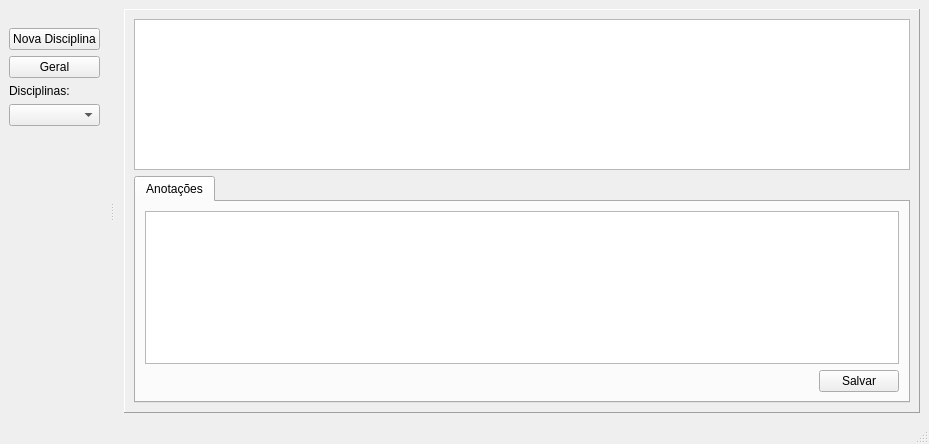
<?xml version="1.0" encoding="UTF-8"?>
<ui version="4.0">
 <class>MainWindow</class>
 <widget class="QMainWindow" name="MainWindow">
  <property name="geometry">
   <rect>
    <x>0</x>
    <y>0</y>
    <width>929</width>
    <height>444</height>
   </rect>
  </property>
  <property name="windowTitle">
   <string>EstudePy</string>
  </property>
  <property name="dockNestingEnabled">
   <bool>false</bool>
  </property>
  <property name="dockOptions">
   <set>QMainWindow::AllowTabbedDocks|QMainWindow::AnimatedDocks|QMainWindow::ForceTabbedDocks</set>
  </property>
  <widget class="QWidget" name="centralwidget">
   <layout class="QGridLayout" name="gridLayout_2">
    <item row="0" column="0">
     <widget class="QStackedWidget" name="stackedWidget">
      <property name="frameShape">
       <enum>QFrame::Panel</enum>
      </property>
      <property name="frameShadow">
       <enum>QFrame::Raised</enum>
      </property>
      <property name="currentIndex">
       <number>0</number>
      </property>
      <widget class="QWidget" name="page_geral">
       <layout class="QGridLayout" name="gridLayout_7">
        <item row="0" column="0">
         <widget class="QTableWidget" name="geraldiscitableWidget"/>
        </item>
        <item row="1" column="0">
         <widget class="QTabWidget" name="anotatabWidget_3">
          <property name="currentIndex">
           <number>0</number>
          </property>
          <property name="tabsClosable">
           <bool>false</bool>
          </property>
          <property name="tabBarAutoHide">
           <bool>false</bool>
          </property>
          <widget class="QWidget" name="tab_4">
           <attribute name="title">
            <string>Anotações</string>
           </attribute>
           <layout class="QGridLayout" name="gridLayout_6">
            <item row="0" column="0">
             <layout class="QVBoxLayout" name="verticalLayout_9">
              <item>
               <widget class="QTextBrowser" name="geralanotatextBrowser">
                <property name="readOnly">
                 <bool>false</bool>
                </property>
               </widget>
              </item>
              <item>
               <layout class="QHBoxLayout" name="horizontalLayout_5">
                <item>
                 <spacer name="horizontalSpacer_3">
                  <property name="orientation">
                   <enum>Qt::Horizontal</enum>
                  </property>
                  <property name="sizeHint" stdset="0">
                   <size>
                    <width>40</width>
                    <height>20</height>
                   </size>
                  </property>
                 </spacer>
                </item>
                <item>
                 <widget class="QPushButton" name="geralanotapushButton">
                  <property name="text">
                   <string>Salvar</string>
                  </property>
                 </widget>
                </item>
               </layout>
              </item>
             </layout>
            </item>
           </layout>
          </widget>
         </widget>
        </item>
       </layout>
      </widget>
      <widget class="QWidget" name="page_disciplina">
       <layout class="QGridLayout" name="gridLayout_3">
        <item row="0" column="0">
         <layout class="QVBoxLayout" name="verticalLayout_7">
          <item>
           <widget class="QTableWidget" name="discipresencatableWidget"/>
          </item>
          <item>
           <widget class="QPushButton" name="discimarcaprespushButton">
            <property name="text">
             <string>Marcar Presença</string>
            </property>
           </widget>
          </item>
         </layout>
        </item>
        <item row="0" column="1" rowspan="2">
         <widget class="QTableWidget" name="discinotatableWidget"/>
        </item>
        <item row="1" column="0">
         <widget class="QTableWidget" name="discihorariotableWidget"/>
        </item>
        <item row="2" column="0">
         <layout class="QHBoxLayout" name="horizontalLayout_14">
          <item>
           <widget class="QPushButton" name="discieditardidscipushButton">
            <property name="text">
             <string>Editar Disciplina</string>
            </property>
           </widget>
          </item>
          <item>
           <spacer name="horizontalSpacer_7">
            <property name="orientation">
             <enum>Qt::Horizontal</enum>
            </property>
            <property name="sizeHint" stdset="0">
             <size>
              <width>40</width>
              <height>20</height>
             </size>
            </property>
           </spacer>
          </item>
         </layout>
        </item>
        <item row="2" column="1">
         <layout class="QHBoxLayout" name="horizontalLayout_2">
          <item>
           <widget class="QPushButton" name="discinovanotapushButton">
            <property name="text">
             <string>Nova Prova</string>
            </property>
           </widget>
          </item>
          <item>
           <widget class="QPushButton" name="discieditnotapushButton">
            <property name="text">
             <string>Editar Notas</string>
            </property>
           </widget>
          </item>
         </layout>
        </item>
        <item row="3" column="0" colspan="2">
         <widget class="QTabWidget" name="anotatabWidget">
          <property name="currentIndex">
           <number>0</number>
          </property>
          <property name="tabsClosable">
           <bool>false</bool>
          </property>
          <property name="tabBarAutoHide">
           <bool>false</bool>
          </property>
          <widget class="QWidget" name="tab_1">
           <attribute name="title">
            <string>Anotações</string>
           </attribute>
           <layout class="QGridLayout" name="gridLayout">
            <item row="0" column="0">
             <layout class="QVBoxLayout" name="verticalLayout_4">
              <item>
               <widget class="QTextBrowser" name="discianotatextBrowser"/>
              </item>
              <item>
               <layout class="QHBoxLayout" name="horizontalLayout">
                <item>
                 <spacer name="horizontalSpacer">
                  <property name="orientation">
                   <enum>Qt::Horizontal</enum>
                  </property>
                  <property name="sizeHint" stdset="0">
                   <size>
                    <width>40</width>
                    <height>20</height>
                   </size>
                  </property>
                 </spacer>
                </item>
                <item>
                 <widget class="QPushButton" name="discianotapushButton">
                  <property name="text">
                   <string>Salvar</string>
                  </property>
                 </widget>
                </item>
               </layout>
              </item>
             </layout>
            </item>
           </layout>
          </widget>
         </widget>
        </item>
       </layout>
      </widget>
      <widget class="QWidget" name="page_prova">
       <layout class="QGridLayout" name="gridLayout_4">
        <item row="0" column="0">
         <layout class="QVBoxLayout" name="verticalLayout_6">
          <item>
           <layout class="QVBoxLayout" name="verticalLayout_5">
            <item>
             <widget class="QLabel" name="label">
              <property name="text">
               <string>Nova Prova</string>
              </property>
             </widget>
            </item>
            <item>
             <widget class="QLabel" name="label_2">
              <property name="text">
               <string>Peso (Padrão 1):</string>
              </property>
             </widget>
            </item>
            <item>
             <widget class="QSpinBox" name="novnotapesospinBox">
              <property name="minimum">
               <number>1</number>
              </property>
             </widget>
            </item>
            <item>
             <widget class="QLabel" name="label_3">
              <property name="text">
               <string>Nota:</string>
              </property>
             </widget>
            </item>
            <item>
             <widget class="QDoubleSpinBox" name="novnotadoubleSpinBox">
              <property name="maximum">
               <double>10.000000000000000</double>
              </property>
             </widget>
            </item>
           </layout>
          </item>
          <item>
           <spacer name="verticalSpacer">
            <property name="orientation">
             <enum>Qt::Vertical</enum>
            </property>
            <property name="sizeHint" stdset="0">
             <size>
              <width>20</width>
              <height>40</height>
             </size>
            </property>
           </spacer>
          </item>
          <item>
           <layout class="QHBoxLayout" name="horizontalLayout_3">
            <item>
             <widget class="QPushButton" name="novnotasalvapushButton">
              <property name="text">
               <string>Salvar</string>
              </property>
             </widget>
            </item>
            <item>
             <widget class="QPushButton" name="novnotaretornapushButton">
              <property name="text">
               <string>Retornar</string>
              </property>
             </widget>
            </item>
           </layout>
          </item>
         </layout>
        </item>
        <item row="0" column="1">
         <widget class="QTableWidget" name="novnotatableWidget"/>
        </item>
       </layout>
      </widget>
      <widget class="QWidget" name="page_novdisci">
       <layout class="QGridLayout" name="gridLayout_5">
        <item row="2" column="0">
         <layout class="QHBoxLayout" name="horizontalLayout_19">
          <item>
           <layout class="QHBoxLayout" name="horizontalLayout_17">
            <item>
             <widget class="QLabel" name="label_14">
              <property name="text">
               <string>Disciplina:</string>
              </property>
             </widget>
            </item>
            <item>
             <widget class="QLineEdit" name="novdiscinomelineEdit"/>
            </item>
           </layout>
          </item>
          <item>
           <widget class="QPushButton" name="editdisciDeletarpushButton">
            <property name="text">
             <string>Apagar Disciplina</string>
            </property>
           </widget>
          </item>
         </layout>
        </item>
        <item row="0" column="0">
         <widget class="QLabel" name="label_4">
          <property name="text">
           <string>Nova Disciplina</string>
          </property>
         </widget>
        </item>
        <item row="1" column="0">
         <widget class="QTableWidget" name="novdiscitableWidget"/>
        </item>
        <item row="3" column="0">
         <layout class="QVBoxLayout" name="verticalLayout_10">
          <item>
           <layout class="QHBoxLayout" name="horizontalLayout_7">
            <item>
             <widget class="QLabel" name="label_5">
              <property name="text">
               <string>Carga Horária:</string>
              </property>
             </widget>
            </item>
            <item>
             <layout class="QHBoxLayout" name="horizontalLayout_4">
              <item>
               <widget class="QSpinBox" name="novdiscicargahoraspinBox"/>
              </item>
              <item>
               <widget class="QLabel" name="label_6">
                <property name="text">
                 <string>Horas Aulas</string>
                </property>
               </widget>
              </item>
              <item>
               <spacer name="horizontalSpacer_2">
                <property name="orientation">
                 <enum>Qt::Horizontal</enum>
                </property>
                <property name="sizeHint" stdset="0">
                 <size>
                  <width>40</width>
                  <height>20</height>
                 </size>
                </property>
               </spacer>
              </item>
             </layout>
            </item>
           </layout>
          </item>
          <item>
           <layout class="QHBoxLayout" name="horizontalLayout_6">
            <item>
             <widget class="QLabel" name="label_7">
              <property name="text">
               <string>Horário:</string>
              </property>
             </widget>
            </item>
            <item>
             <widget class="QComboBox" name="novdiscidiacomboBox"/>
            </item>
            <item>
             <widget class="QTimeEdit" name="novdiscihorariotimeEdit"/>
            </item>
            <item>
             <spacer name="horizontalSpacer_5">
              <property name="orientation">
               <enum>Qt::Horizontal</enum>
              </property>
              <property name="sizeHint" stdset="0">
               <size>
                <width>40</width>
                <height>20</height>
               </size>
              </property>
             </spacer>
            </item>
           </layout>
          </item>
          <item>
           <layout class="QHBoxLayout" name="horizontalLayout_8">
            <item>
             <widget class="QLabel" name="label_8">
              <property name="text">
               <string>Local:</string>
              </property>
             </widget>
            </item>
            <item>
             <widget class="QLineEdit" name="novdiscilocallineEdit"/>
            </item>
            <item>
             <spacer name="horizontalSpacer_4">
              <property name="orientation">
               <enum>Qt::Horizontal</enum>
              </property>
              <property name="sizeHint" stdset="0">
               <size>
                <width>40</width>
                <height>20</height>
               </size>
              </property>
             </spacer>
            </item>
           </layout>
          </item>
          <item>
           <layout class="QHBoxLayout" name="horizontalLayout_9">
            <item>
             <widget class="QLabel" name="label_9">
              <property name="text">
               <string>Tipo de Média:</string>
              </property>
             </widget>
            </item>
            <item>
             <widget class="QComboBox" name="novdiscitipomediacomboBox"/>
            </item>
            <item>
             <spacer name="horizontalSpacer_6">
              <property name="orientation">
               <enum>Qt::Horizontal</enum>
              </property>
              <property name="sizeHint" stdset="0">
               <size>
                <width>40</width>
                <height>20</height>
               </size>
              </property>
             </spacer>
            </item>
           </layout>
          </item>
         </layout>
        </item>
        <item row="4" column="0">
         <layout class="QHBoxLayout" name="horizontalLayout_10">
          <item>
           <widget class="QPushButton" name="novdiscisalvapushButton">
            <property name="text">
             <string>Salvar</string>
            </property>
           </widget>
          </item>
          <item>
           <widget class="QPushButton" name="novdisciretornapushButton">
            <property name="text">
             <string>Retornar</string>
            </property>
           </widget>
          </item>
         </layout>
        </item>
       </layout>
      </widget>
      <widget class="QWidget" name="page_editarnotas">
       <layout class="QGridLayout" name="gridLayout_10">
        <item row="0" column="1">
         <layout class="QVBoxLayout" name="verticalLayout_17">
          <item>
           <layout class="QVBoxLayout" name="verticalLayout_14">
            <item>
             <layout class="QVBoxLayout" name="verticalLayout_13">
              <item>
               <widget class="QLabel" name="label_10">
                <property name="text">
                 <string>Editar Nota:</string>
                </property>
               </widget>
              </item>
              <item>
               <layout class="QHBoxLayout" name="horizontalLayout_13">
                <item>
                 <widget class="QComboBox" name="editnotaselectcomboBox"/>
                </item>
                <item>
                 <widget class="QPushButton" name="editnotadeletepushButton">
                  <property name="text">
                   <string>Remover Nota</string>
                  </property>
                 </widget>
                </item>
               </layout>
              </item>
             </layout>
            </item>
            <item>
             <layout class="QVBoxLayout" name="verticalLayout_12">
              <item>
               <widget class="QLabel" name="label_12">
                <property name="text">
                 <string>Nota:</string>
                </property>
               </widget>
              </item>
              <item>
               <widget class="QDoubleSpinBox" name="editnotadoubleSpinBox">
                <property name="maximum">
                 <double>10.000000000000000</double>
                </property>
               </widget>
              </item>
             </layout>
            </item>
           </layout>
          </item>
          <item>
           <layout class="QVBoxLayout" name="verticalLayout_11">
            <item>
             <widget class="QLabel" name="label_17">
              <property name="text">
               <string>Peso(Padrão 1):</string>
              </property>
             </widget>
            </item>
            <item>
             <widget class="QSpinBox" name="editnotaspinBox">
              <property name="minimum">
               <number>1</number>
              </property>
             </widget>
            </item>
           </layout>
          </item>
          <item>
           <spacer name="verticalSpacer_4">
            <property name="orientation">
             <enum>Qt::Vertical</enum>
            </property>
            <property name="sizeHint" stdset="0">
             <size>
              <width>20</width>
              <height>40</height>
             </size>
            </property>
           </spacer>
          </item>
          <item>
           <layout class="QHBoxLayout" name="horizontalLayout_12">
            <item>
             <widget class="QPushButton" name="editnotsalvapushButton">
              <property name="text">
               <string>Salvar</string>
              </property>
             </widget>
            </item>
            <item>
             <widget class="QPushButton" name="editnotaretornapushButton">
              <property name="text">
               <string>Retornar</string>
              </property>
             </widget>
            </item>
           </layout>
          </item>
         </layout>
        </item>
        <item row="0" column="0">
         <widget class="QTableWidget" name="editnotatableWidget"/>
        </item>
       </layout>
      </widget>
      <widget class="QWidget" name="page_editardisci">
       <layout class="QGridLayout" name="gridLayout_9">
        <item row="0" column="0">
         <widget class="QLabel" name="label_34">
          <property name="text">
           <string>Editar Disciplina</string>
          </property>
         </widget>
        </item>
        <item row="1" column="0">
         <widget class="QTableWidget" name="editdiscitableWidget"/>
        </item>
        <item row="2" column="0">
         <layout class="QHBoxLayout" name="horizontalLayout_18">
          <item>
           <widget class="QLabel" name="label_16">
            <property name="text">
             <string>Disciplina:</string>
            </property>
           </widget>
          </item>
          <item>
           <widget class="QLineEdit" name="editdiscinomelineEdit"/>
          </item>
         </layout>
        </item>
        <item row="3" column="0">
         <layout class="QHBoxLayout" name="horizontalLayout_34">
          <item>
           <widget class="QLabel" name="label_29">
            <property name="text">
             <string>Carga Horária:</string>
            </property>
           </widget>
          </item>
          <item>
           <layout class="QHBoxLayout" name="horizontalLayout_35">
            <item>
             <widget class="QSpinBox" name="editdiscicargahoraspinBox_4"/>
            </item>
            <item>
             <widget class="QLabel" name="label_30">
              <property name="text">
               <string>Aulas</string>
              </property>
             </widget>
            </item>
            <item>
             <spacer name="horizontalSpacer_17">
              <property name="orientation">
               <enum>Qt::Horizontal</enum>
              </property>
              <property name="sizeHint" stdset="0">
               <size>
                <width>40</width>
                <height>20</height>
               </size>
              </property>
             </spacer>
            </item>
           </layout>
          </item>
         </layout>
        </item>
        <item row="4" column="0">
         <layout class="QHBoxLayout" name="horizontalLayout_40">
          <item>
           <widget class="QLabel" name="label_35">
            <property name="text">
             <string>Presença:</string>
            </property>
           </widget>
          </item>
          <item>
           <widget class="QSpinBox" name="editdiscipresencaspinBox"/>
          </item>
          <item>
           <widget class="QLabel" name="label_36">
            <property name="text">
             <string>Aulas</string>
            </property>
           </widget>
          </item>
          <item>
           <spacer name="horizontalSpacer_21">
            <property name="orientation">
             <enum>Qt::Horizontal</enum>
            </property>
            <property name="sizeHint" stdset="0">
             <size>
              <width>40</width>
              <height>20</height>
             </size>
            </property>
           </spacer>
          </item>
         </layout>
        </item>
        <item row="5" column="0">
         <layout class="QHBoxLayout" name="horizontalLayout_36">
          <item>
           <widget class="QLabel" name="label_31">
            <property name="text">
             <string>Horário:</string>
            </property>
           </widget>
          </item>
          <item>
           <widget class="QComboBox" name="editdiscidiacomboBox"/>
          </item>
          <item>
           <widget class="QTimeEdit" name="editdiscihorariotimeEdit"/>
          </item>
          <item>
           <spacer name="horizontalSpacer_18">
            <property name="orientation">
             <enum>Qt::Horizontal</enum>
            </property>
            <property name="sizeHint" stdset="0">
             <size>
              <width>40</width>
              <height>20</height>
             </size>
            </property>
           </spacer>
          </item>
         </layout>
        </item>
        <item row="6" column="0">
         <layout class="QHBoxLayout" name="horizontalLayout_37">
          <item>
           <widget class="QLabel" name="label_32">
            <property name="text">
             <string>Local:</string>
            </property>
           </widget>
          </item>
          <item>
           <widget class="QLineEdit" name="editdiscilocallineEdit"/>
          </item>
          <item>
           <spacer name="horizontalSpacer_19">
            <property name="orientation">
             <enum>Qt::Horizontal</enum>
            </property>
            <property name="sizeHint" stdset="0">
             <size>
              <width>40</width>
              <height>20</height>
             </size>
            </property>
           </spacer>
          </item>
         </layout>
        </item>
        <item row="7" column="0">
         <layout class="QHBoxLayout" name="horizontalLayout_38">
          <item>
           <widget class="QLabel" name="label_33">
            <property name="text">
             <string>Tipo de Média:</string>
            </property>
           </widget>
          </item>
          <item>
           <widget class="QComboBox" name="editdiscitipomediacomboBox"/>
          </item>
          <item>
           <spacer name="horizontalSpacer_20">
            <property name="orientation">
             <enum>Qt::Horizontal</enum>
            </property>
            <property name="sizeHint" stdset="0">
             <size>
              <width>40</width>
              <height>20</height>
             </size>
            </property>
           </spacer>
          </item>
         </layout>
        </item>
        <item row="8" column="0">
         <layout class="QHBoxLayout" name="horizontalLayout_39">
          <item>
           <widget class="QPushButton" name="editdiscisalvapushButton">
            <property name="text">
             <string>Salvar</string>
            </property>
           </widget>
          </item>
          <item>
           <widget class="QPushButton" name="editdisciretornapushButton">
            <property name="text">
             <string>Retornar</string>
            </property>
           </widget>
          </item>
         </layout>
        </item>
       </layout>
      </widget>
      <widget class="QWidget" name="page_marcpres">
       <layout class="QGridLayout" name="gridLayout_8">
        <item row="0" column="0" rowspan="2" colspan="2">
         <layout class="QVBoxLayout" name="verticalLayout_16">
          <item>
           <widget class="QLabel" name="label_13">
            <property name="text">
             <string>Marcar Presença</string>
            </property>
           </widget>
          </item>
          <item>
           <widget class="QTableWidget" name="marcprestableWidget"/>
          </item>
          <item>
           <layout class="QVBoxLayout" name="verticalLayout_15">
            <item>
             <layout class="QHBoxLayout" name="horizontalLayout_15">
              <item>
               <widget class="QLabel" name="label_15">
                <property name="text">
                 <string>N° de Aulas: </string>
                </property>
               </widget>
              </item>
              <item>
               <widget class="QSpinBox" name="marcpresspinBox"/>
              </item>
             </layout>
            </item>
            <item>
             <spacer name="verticalSpacer_3">
              <property name="orientation">
               <enum>Qt::Vertical</enum>
              </property>
              <property name="sizeHint" stdset="0">
               <size>
                <width>20</width>
                <height>40</height>
               </size>
              </property>
             </spacer>
            </item>
            <item>
             <layout class="QHBoxLayout" name="horizontalLayout_16">
              <item>
               <spacer name="horizontalSpacer_8">
                <property name="orientation">
                 <enum>Qt::Horizontal</enum>
                </property>
                <property name="sizeHint" stdset="0">
                 <size>
                  <width>40</width>
                  <height>20</height>
                 </size>
                </property>
               </spacer>
              </item>
              <item>
               <widget class="QPushButton" name="marcpressalvapushButton">
                <property name="text">
                 <string>Salvar</string>
                </property>
               </widget>
              </item>
              <item>
               <widget class="QPushButton" name="marcpresretornapushButton">
                <property name="text">
                 <string>Retornar</string>
                </property>
               </widget>
              </item>
             </layout>
            </item>
           </layout>
          </item>
         </layout>
        </item>
       </layout>
      </widget>
     </widget>
    </item>
   </layout>
  </widget>
  <widget class="QMenuBar" name="menubar">
   <property name="geometry">
    <rect>
     <x>0</x>
     <y>0</y>
     <width>929</width>
     <height>21</height>
    </rect>
   </property>
  </widget>
  <widget class="QStatusBar" name="statusbar"/>
  <widget class="QDockWidget" name="sidedockWidget">
   <property name="enabled">
    <bool>true</bool>
   </property>
   <property name="sizePolicy">
    <sizepolicy hsizetype="Fixed" vsizetype="Preferred">
     <horstretch>0</horstretch>
     <verstretch>0</verstretch>
    </sizepolicy>
   </property>
   <property name="toolTip">
    <string/>
   </property>
   <property name="features">
    <set>QDockWidget::NoDockWidgetFeatures</set>
   </property>
   <property name="allowedAreas">
    <set>Qt::NoDockWidgetArea</set>
   </property>
   <attribute name="dockWidgetArea">
    <number>1</number>
   </attribute>
   <widget class="QWidget" name="dockWidgetContents_3">
    <layout class="QVBoxLayout" name="verticalLayout_2">
     <item>
      <layout class="QVBoxLayout" name="verticalLayout">
       <item>
        <widget class="QPushButton" name="novadiscipushButton">
         <property name="text">
          <string>Nova Disciplina</string>
         </property>
        </widget>
       </item>
       <item>
        <widget class="QPushButton" name="GeralpushButton">
         <property name="text">
          <string>Geral</string>
         </property>
        </widget>
       </item>
       <item>
        <widget class="QLabel" name="label_11">
         <property name="text">
          <string>Disciplinas:</string>
         </property>
        </widget>
       </item>
       <item>
        <widget class="QComboBox" name="listDiscicomboBox">
         <property name="toolTipDuration">
          <number>0</number>
         </property>
        </widget>
       </item>
       <item>
        <spacer name="verticalSpacer_2">
         <property name="orientation">
          <enum>Qt::Vertical</enum>
         </property>
         <property name="sizeHint" stdset="0">
          <size>
           <width>20</width>
           <height>40</height>
          </size>
         </property>
        </spacer>
       </item>
      </layout>
     </item>
    </layout>
   </widget>
  </widget>
 </widget>
 <resources/>
 <connections/>
</ui>
